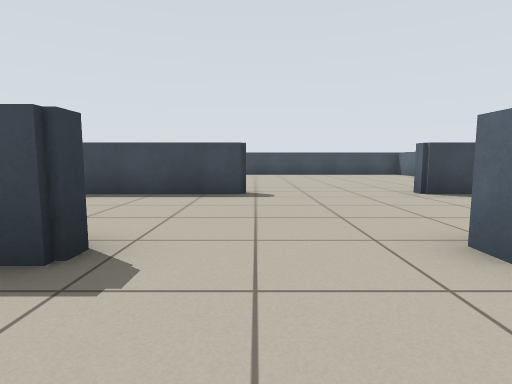
[1] (above)

23 first-person views from a walk through a robot-simulator world made for Stage. The camera is 0.67 m above the floor, tilts 6° down and sees 80° across. Floor lines are 1 m apart. The floor is counted in squares, 1 m on a side. Each view is taken from the middle of a square. On the plan, view 1 faces up. The plan holds only what a view shows up to about 10 squares ahead; the rest is blank. The robots in the file are not drawn.

[2]
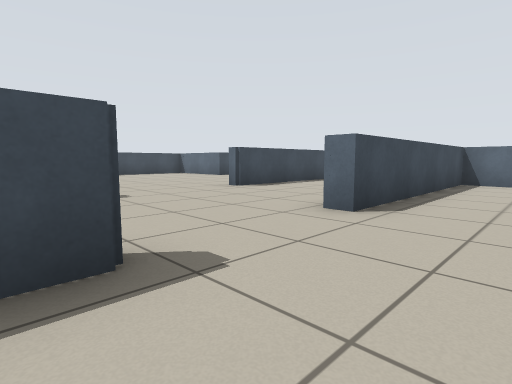

[3]
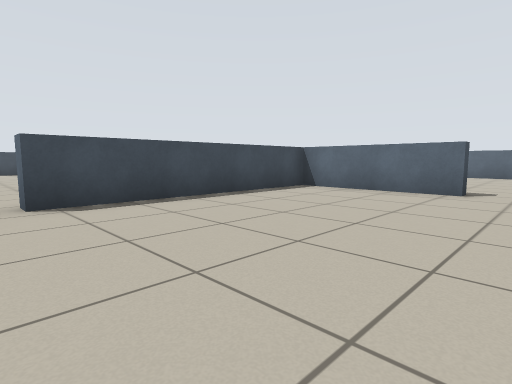

[4]
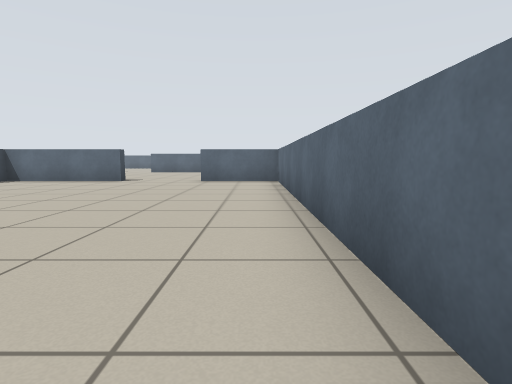

[5]
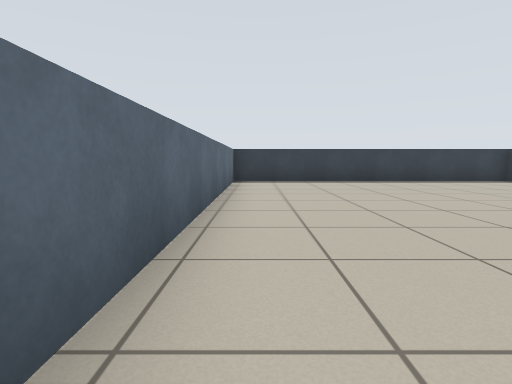

[6]
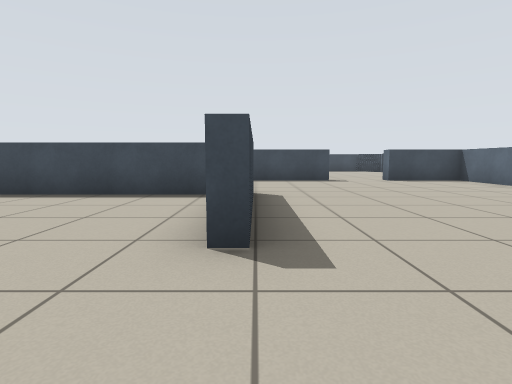

[7]
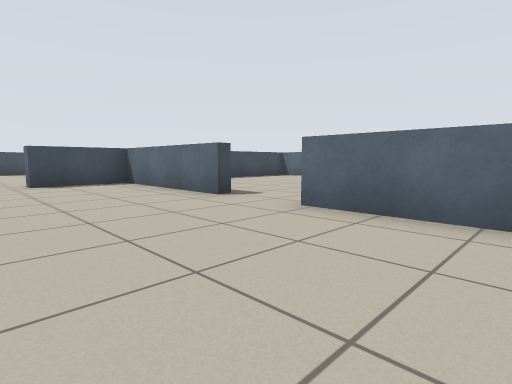

[8]
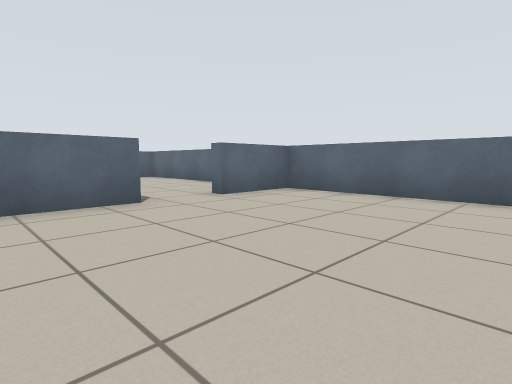

[9]
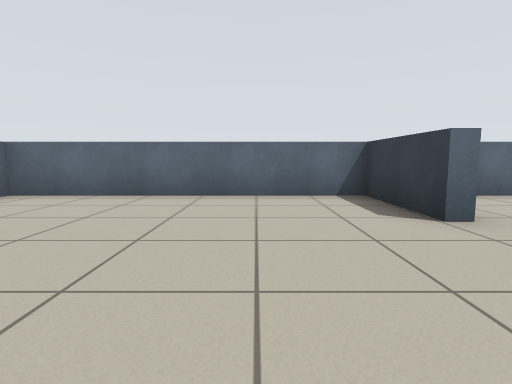

[10]
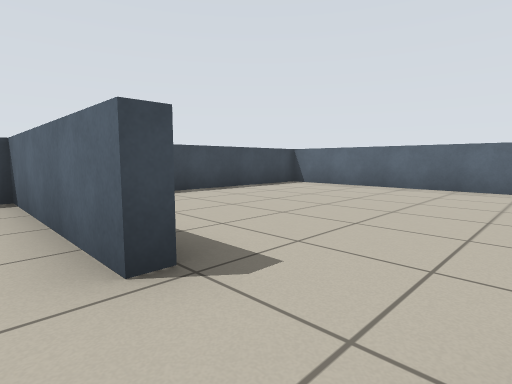

[11]
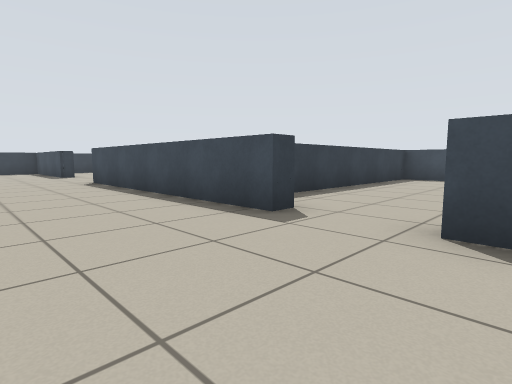

[12]
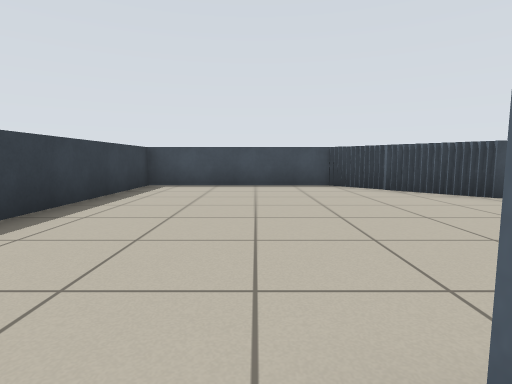

[13]
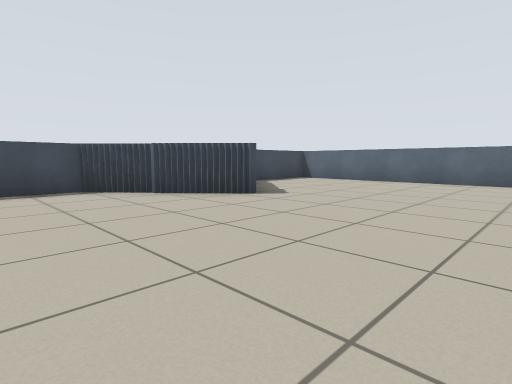

[14]
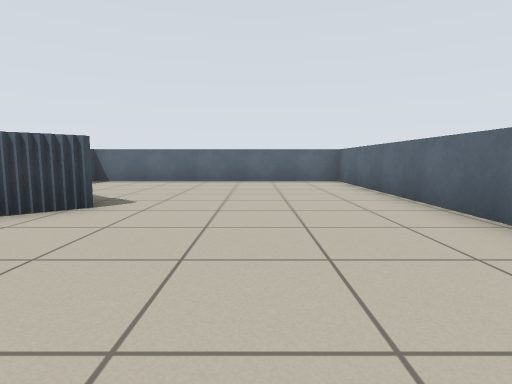

[15]
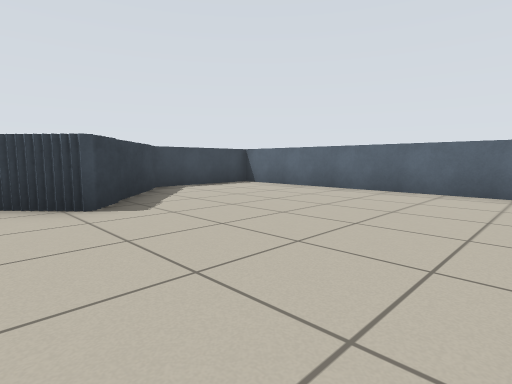

[16]
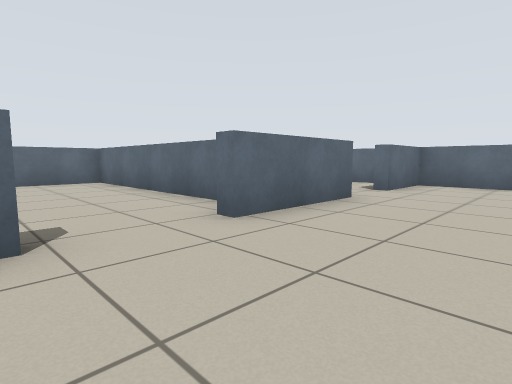

[17]
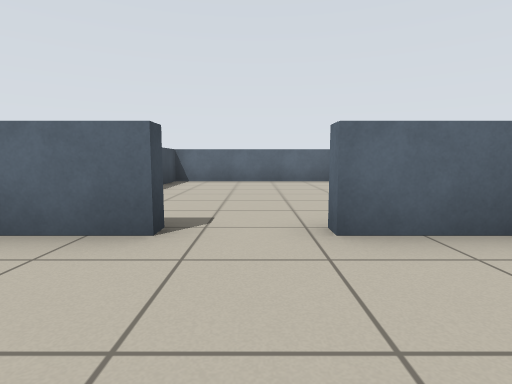

[18]
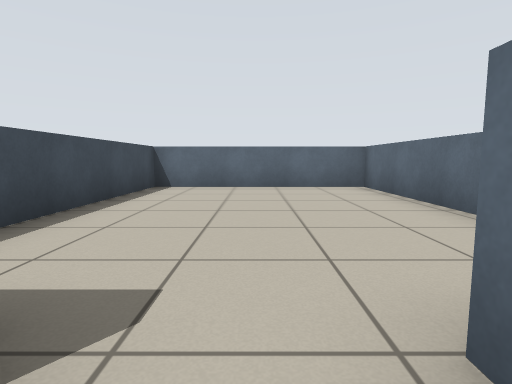

[19]
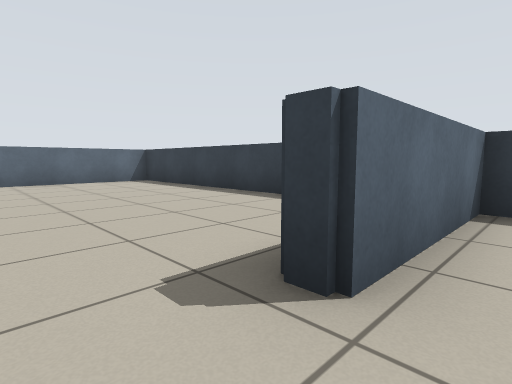

[20]
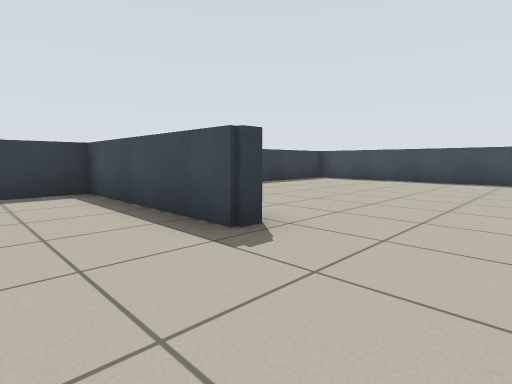

[21]
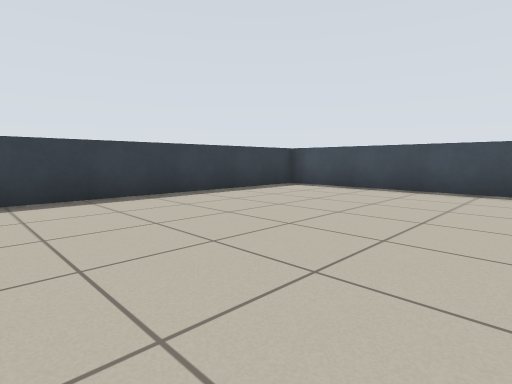

[22]
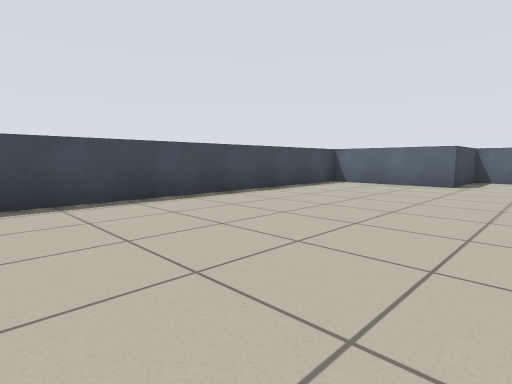

[23]
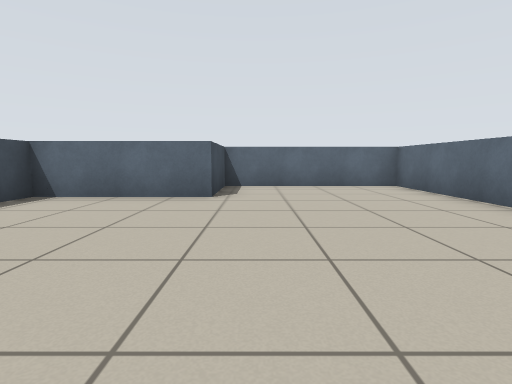

### Floor plan
Ten units are one square. View 1 is at (0, 0); x grows to the right and y downward. Boxes are objects, and circles mark ways between rooms. Rooms are numbered by the first view taken in them; rooms with no view inside come last. Other rooms are left out.
<svg viewBox="-51 -145 272 217">
<path fill="none" stroke="#000" d="M76 18 76 -19 17 -19 17 -24M79 -15 79 18M-13 -23 -13 -19 -19 -19M104 -65 104 -59 33 -59M147 31 147 2M147 -16 147 -59 123 -59 123 -65M-46 -20 -46 67 76 67 76 43 79 43 79 67 147 67 147 46M165 -113 160 -113M149 -126 149 -131M147 -130 147 -135M150 -64 216 -64 216 -140 184 -140M141 -140 92 -140 92 -79M-2 -65 -2 -59 -46 -59 -46 -45M33 -59 33 -64M52 -64 88 -64 88 -108 65 -108 65 -140 -46 -140 -46 -74M-46 -23 -13 -23M160 11 216 11 216 -59 174 -59M158 67 216 67 216 15 169 15"/>
<circle cx="115" cy="-60" r="3" fill="#2a7"/>
<circle cx="17" cy="-32" r="3" fill="#2a7"/>
<circle cx="150" cy="-5" r="3" fill="#2a7"/>
<circle cx="150" cy="40" r="3" fill="#2a7"/>
<text x="60" y="10">1</text>
<text x="150" y="-100">2</text>
<text x="10" y="-90">3</text>
<text x="180" y="-30">4</text>
<text x="180" y="40">5</text>
</svg>
Room 1 opens to room 2. Room 1 opens to room 3. Room 1 opens to room 4. Room 1 opens to room 5.

Where each view was taken, in squares from view 1:
view 1: 0 up, 0 right, facing up
view 2: 0 up, 2 left, facing up-right
view 3: 3 down, 1 right, facing up-right
view 4: 6 down, 2 left, facing right
view 5: 6 down, 5 right, facing left
view 6: 4 down, 8 right, facing up
view 7: 3 down, 11 right, facing up-right
view 8: 1 down, 10 right, facing down-right
view 9: 1 down, 10 right, facing down
view 10: 0 up, 14 right, facing up-right
view 11: 3 up, 13 right, facing up-left
view 12: 6 up, 12 right, facing up
view 13: 7 up, 12 right, facing up-right
view 14: 9 up, 12 right, facing right
view 15: 7 up, 15 right, facing up-right
view 16: 2 up, 12 right, facing down-right
view 17: 4 down, 12 right, facing right
view 18: 4 down, 14 right, facing right
view 19: 3 up, 0 right, facing down-left
view 20: 4 up, 2 right, facing up-left
view 21: 7 up, 1 right, facing up-left
view 22: 9 up, 2 left, facing up-right
view 23: 10 up, 1 right, facing right
